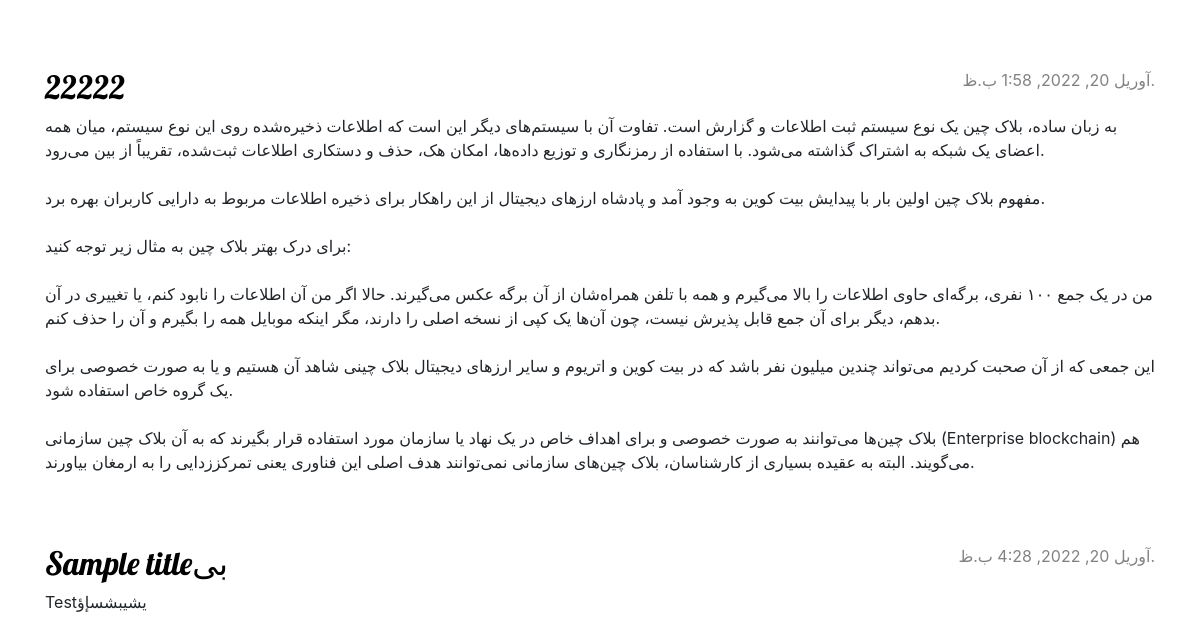
Before: / (lower part) with the older database file.
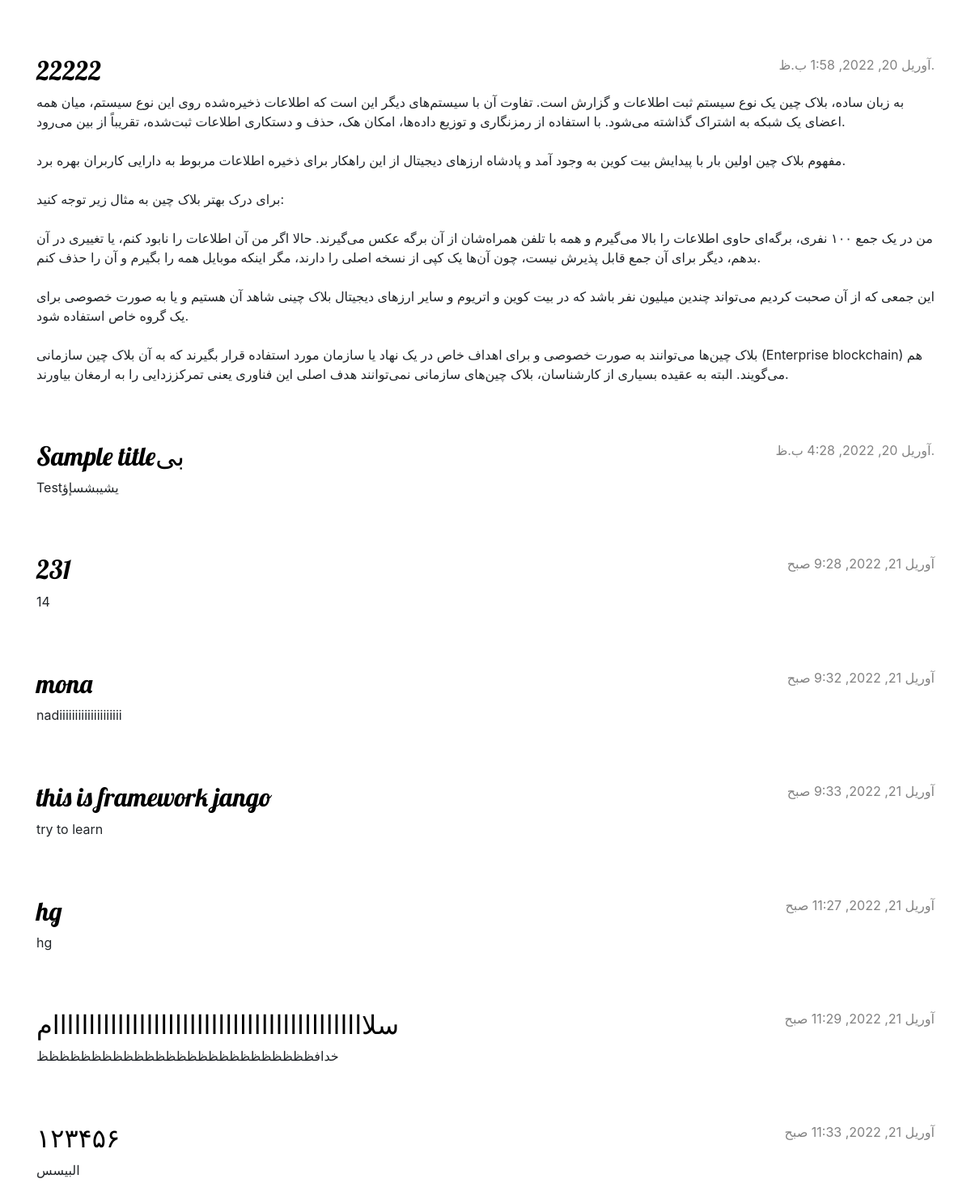
After: the same page with the newer database file.
### blog/models.py (models this page shows, shortened)
class Post(models.Model):
    author = models.ForeignKey(settings.AUTH_USER_MODEL, on_delete=models.CASCADE)
    title = models.CharField(max_length=200)
    text = models.TextField()
    created_date = models.DateTimeField(
            default=timezone.now)
    published_date = models.DateTimeField(
            blank=True, null=True)

### blog/views.py (the view)
# urls.py: path('', views.post_list, name='post_list'),
def post_list(request):
    posts = Post.objects.filter(published_date__lte=timezone.now()).order_by('published_date')
    return render(request, 'blog/post_list.html', {'posts': posts})

### blog/templates/blog/post_list.html
{% extends 'blog/base.html' %}
{% block content %}
    {% for post in posts %}
        <article class="post">
            <time class="date">
                {{ post.published_date }}
            </time>
            <h2><a href="{% url 'post_detail' pk=post.pk %}">{{ post.title }}</a></h2>
            <p>{{ post.text|linebreaksbr }}</p>
        </article>
    {% endfor %}
{% endblock %}

### blog/templates/blog/base.html (shortened to what this page needs)
{% load static %}
<!DOCTYPE html>
<html>
    <head>
        <link rel="stylesheet" href="https://cdn.jsdelivr.net/npm/bootstrap@4.5.3/dist/css/bootstrap.min.css">
        <link rel="stylesheet" href="{% static 'css/blog.css' %}">
    </head>
    <body>
        <main class="content container">
            <div class="row">
                <div class="col">
                    {% block content %}
                    {% endblock %}
                </div>
            </div>
        </main>
    </body>
</html>

### blog/static/css/blog.css (style rules this page uses)
h1, h2, h3, h4 { font-family: 'Lobster', cursive; }
.date { color: #828282; }
.post { margin-bottom: 70px; }
.post h2 a, .post h2 a:visited { color: #000000; }
.post > .date, .post > .actions { float: right; }

Changed rows visible on the page:
added Post: published_date "آوریل 21, 2022, 9:28 صبح", title "231", text "14"
added Post: published_date "آوریل 21, 2022, 9:32 صبح", title "mona", text "nadiiiiiiiiiiiiiiiiiiii"
added Post: published_date "آوریل 21, 2022, 9:33 صبح", title "this is framework jango", text "try to learn"
added Post: published_date "آوریل 21, 2022, 11:27 صبح", title "hg", text "hg"
added Post: published_date "آوریل 21, 2022, 11:29 صبح", title "سلاااااااااااااااااااااااااااااااااااااااااااام", text "خدافظظظظظظظظظظظظظظظظظظظظظظظظظظ"
added Post: published_date "آوریل 21, 2022, 11:33 صبح", title "۱۲۳۴۵۶", text "البیسس"
